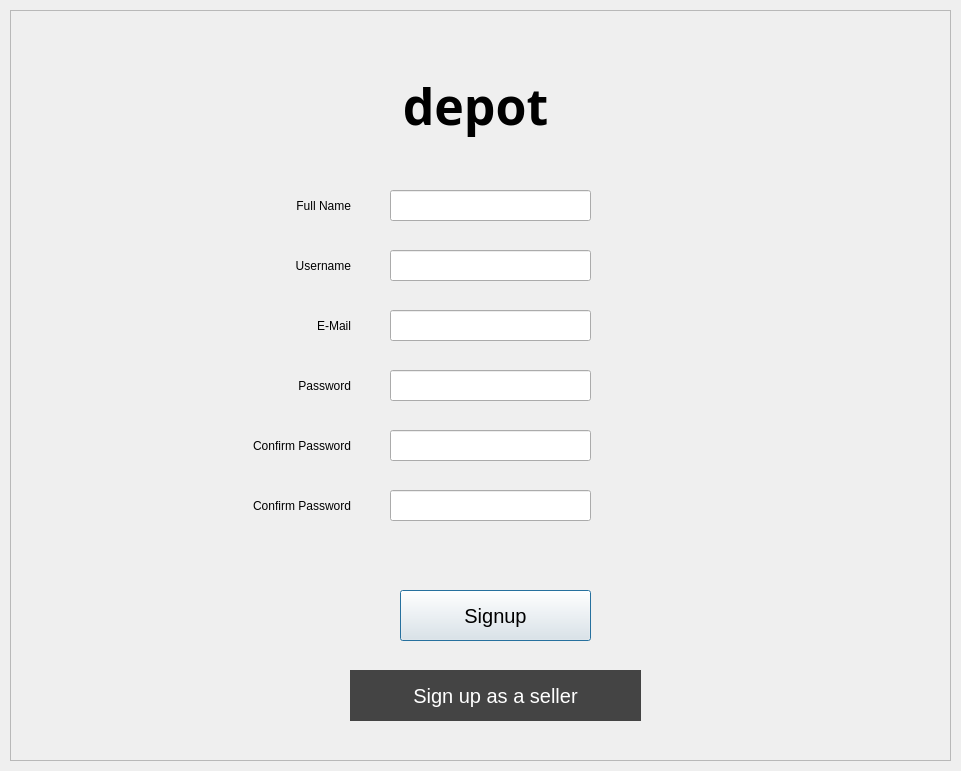
<?xml version="1.0" encoding="UTF-8"?>
<ui version="4.0">
 <class>Dialog</class>
 <widget class="QDialog" name="Dialog">
  <property name="geometry">
   <rect>
    <x>0</x>
    <y>0</y>
    <width>961</width>
    <height>771</height>
   </rect>
  </property>
  <property name="windowTitle">
   <string>Seller Signup</string>
  </property>
  <widget class="QFrame" name="frm_Signup">
   <property name="geometry">
    <rect>
     <x>10</x>
     <y>10</y>
     <width>941</width>
     <height>751</height>
    </rect>
   </property>
   <property name="frameShape">
    <enum>QFrame::StyledPanel</enum>
   </property>
   <property name="frameShadow">
    <enum>QFrame::Raised</enum>
   </property>
   <widget class="QLabel" name="lbl_Depot">
    <property name="geometry">
     <rect>
      <x>340</x>
      <y>60</y>
      <width>251</width>
      <height>71</height>
     </rect>
    </property>
    <property name="layoutDirection">
     <enum>Qt::LeftToRight</enum>
    </property>
    <property name="styleSheet">
     <string notr="true">font-family: Calibri Light;
font-size: 50px;
font-weight: bold;</string>
    </property>
    <property name="text">
     <string>depot</string>
    </property>
    <property name="alignment">
     <set>Qt::AlignCenter</set>
    </property>
   </widget>
   <widget class="QLabel" name="lbl_Username">
    <property name="geometry">
     <rect>
      <x>220</x>
      <y>240</y>
      <width>121</width>
      <height>31</height>
     </rect>
    </property>
    <property name="text">
     <string>Username</string>
    </property>
    <property name="alignment">
     <set>Qt::AlignRight|Qt::AlignTrailing|Qt::AlignVCenter</set>
    </property>
   </widget>
   <widget class="QLineEdit" name="txt_Pass">
    <property name="geometry">
     <rect>
      <x>380</x>
      <y>360</y>
      <width>201</width>
      <height>31</height>
     </rect>
    </property>
   </widget>
   <widget class="QLineEdit" name="txt_Username">
    <property name="geometry">
     <rect>
      <x>380</x>
      <y>240</y>
      <width>201</width>
      <height>31</height>
     </rect>
    </property>
   </widget>
   <widget class="QLineEdit" name="txt_SelEmail">
    <property name="geometry">
     <rect>
      <x>380</x>
      <y>300</y>
      <width>201</width>
      <height>31</height>
     </rect>
    </property>
   </widget>
   <widget class="QLabel" name="lbl_Pass">
    <property name="geometry">
     <rect>
      <x>230</x>
      <y>360</y>
      <width>111</width>
      <height>31</height>
     </rect>
    </property>
    <property name="text">
     <string>Password</string>
    </property>
    <property name="alignment">
     <set>Qt::AlignRight|Qt::AlignTrailing|Qt::AlignVCenter</set>
    </property>
   </widget>
   <widget class="QLabel" name="lbl_Email">
    <property name="geometry">
     <rect>
      <x>230</x>
      <y>300</y>
      <width>111</width>
      <height>31</height>
     </rect>
    </property>
    <property name="text">
     <string>E-Mail</string>
    </property>
    <property name="alignment">
     <set>Qt::AlignRight|Qt::AlignTrailing|Qt::AlignVCenter</set>
    </property>
   </widget>
   <widget class="QLabel" name="lbl_Fname">
    <property name="geometry">
     <rect>
      <x>220</x>
      <y>180</y>
      <width>121</width>
      <height>31</height>
     </rect>
    </property>
    <property name="text">
     <string>Full Name</string>
    </property>
    <property name="alignment">
     <set>Qt::AlignRight|Qt::AlignTrailing|Qt::AlignVCenter</set>
    </property>
   </widget>
   <widget class="QLineEdit" name="lineEdit">
    <property name="geometry">
     <rect>
      <x>380</x>
      <y>180</y>
      <width>201</width>
      <height>31</height>
     </rect>
    </property>
    <property name="text">
     <string/>
    </property>
   </widget>
   <widget class="QLineEdit" name="txt_PassConfirm">
    <property name="geometry">
     <rect>
      <x>380</x>
      <y>420</y>
      <width>201</width>
      <height>31</height>
     </rect>
    </property>
   </widget>
   <widget class="QLabel" name="lbl_PassConfirm">
    <property name="geometry">
     <rect>
      <x>230</x>
      <y>420</y>
      <width>111</width>
      <height>31</height>
     </rect>
    </property>
    <property name="text">
     <string>Confirm Password</string>
    </property>
    <property name="alignment">
     <set>Qt::AlignRight|Qt::AlignTrailing|Qt::AlignVCenter</set>
    </property>
   </widget>
   <widget class="QPushButton" name="btn_Signup">
    <property name="geometry">
     <rect>
      <x>390</x>
      <y>580</y>
      <width>191</width>
      <height>51</height>
     </rect>
    </property>
    <property name="styleSheet">
     <string notr="true">font-size: 20px;</string>
    </property>
    <property name="text">
     <string>Signup</string>
    </property>
   </widget>
   <widget class="QPushButton" name="btn_Seller">
    <property name="geometry">
     <rect>
      <x>340</x>
      <y>660</y>
      <width>291</width>
      <height>51</height>
     </rect>
    </property>
    <property name="styleSheet">
     <string notr="true">border: none;
background: #444;
color: white;
font-size: 20px;
</string>
    </property>
    <property name="text">
     <string>Sign up as a seller</string>
    </property>
   </widget>
   <widget class="QLineEdit" name="txt_PassConfirm_2">
    <property name="geometry">
     <rect>
      <x>380</x>
      <y>480</y>
      <width>201</width>
      <height>31</height>
     </rect>
    </property>
   </widget>
   <widget class="QLabel" name="lbl_PassConfirm_2">
    <property name="geometry">
     <rect>
      <x>230</x>
      <y>480</y>
      <width>111</width>
      <height>31</height>
     </rect>
    </property>
    <property name="text">
     <string>Confirm Password</string>
    </property>
    <property name="alignment">
     <set>Qt::AlignRight|Qt::AlignTrailing|Qt::AlignVCenter</set>
    </property>
   </widget>
  </widget>
 </widget>
 <resources/>
 <connections/>
</ui>
